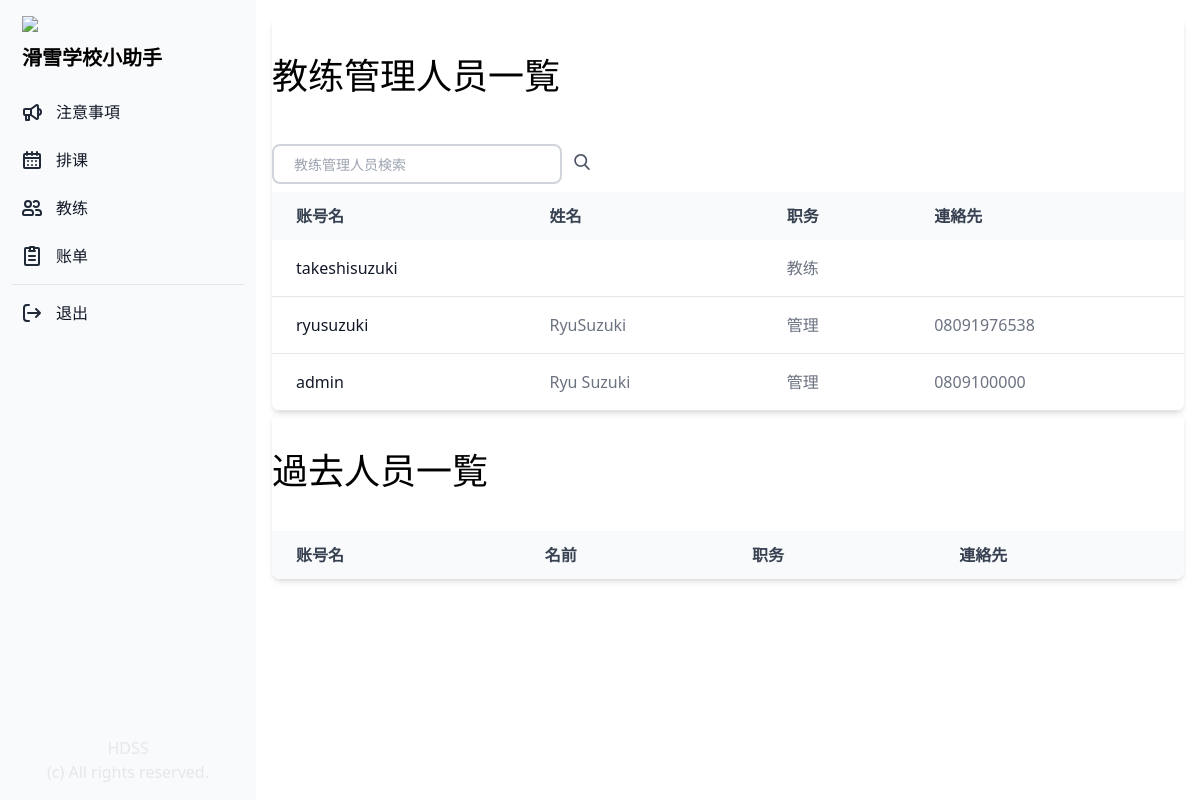
Before: /profile_list/ (signed in) with the older database file.
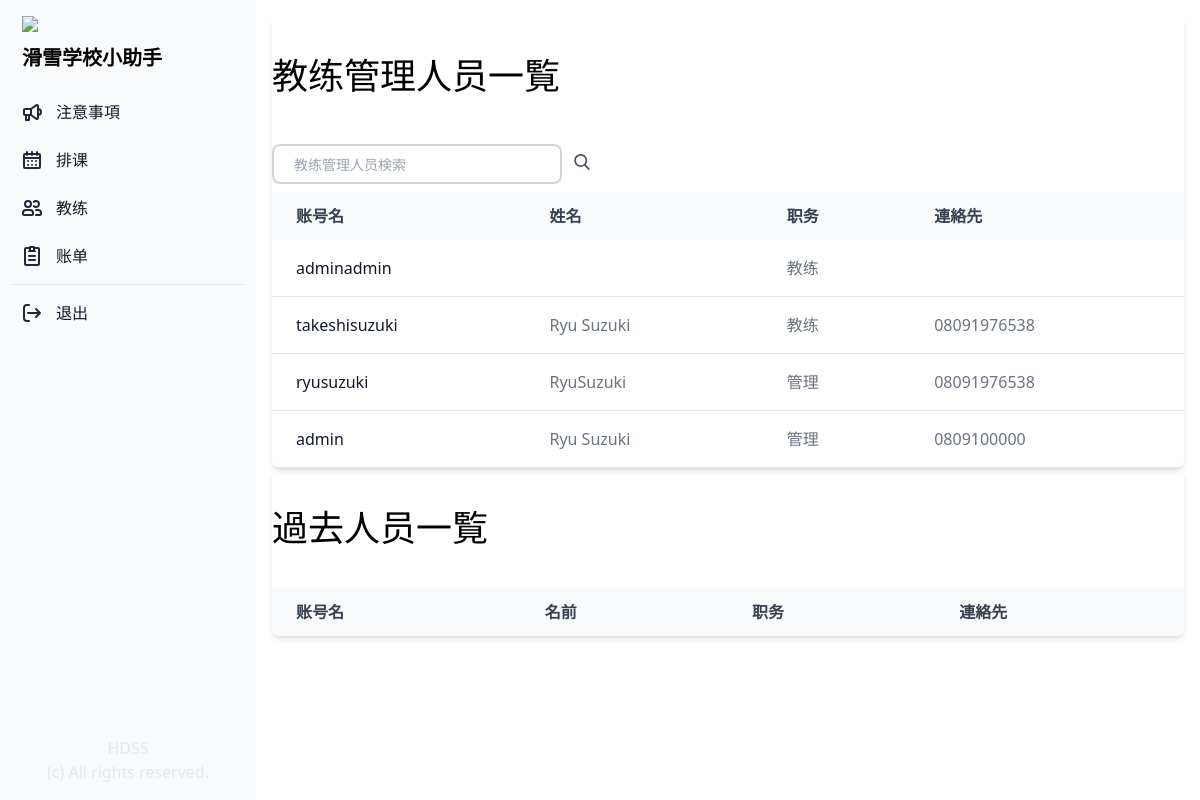
After: the same page with the newer database file.
### manager/models.py (models this page shows, shortened)
class Profile(models.Model):
    COLORS = (
        ('#808080', '灰色'),
        ('#ff6961', '赤色'),
        ('#ffb480', '橙色'),
        ('#f8f38d', '黄色'),
        ('#42d6a4', '緑色'),
        ('#08cad1', '水色'),
        ('#59adf6', '青色'),
        ('#9d94ff', '紫色'),
        ('#c780e8', '桃色'),
    )
    TYPE = (
        ('管理', '管理'),
        ('教练', '教练'),
        ('其他', '其他'),
    )
    SKI = (
        ('双板无极', '双板无极'),
        ('双板1级', '双板1级'),
        ('双板2级', '双板2级'),
        ('双板3级', '双板3级'),
        ('双板4级', '双板4级'),
    )
    SNOWBOARD = (
        ('单板无极', '单板无极'),
        ('单板1级', '单板1级'),
        ('单板2级', '单板2级'),
        ('单板3级', '单板3级'),
        ('单板4级', '单板4级'),
    )
    SKI_SYSTEM = (
        ('加拿大', '加拿大'),
        ('新西兰', '新西兰'),
        ('澳洲', '澳洲'),
        ('日本', '日本'),
        ('其他', '其他'),
        ('无', '无'),
    )
    SNOWBOARD_SYSTEM = (
        ('加拿大', '加拿大'),
        ('新西兰', '新西兰'),
        ('澳洲', '澳洲'),
        ('日本', '日本'),
        ('其他', '其他'),
        ('无', '无'),
    )
    user = models.OneToOneField(User, on_delete=models.CASCADE)
    birthday = models.DateField("生年月日", blank=True, null=True)
    color = models.CharField("教练色", max_length=30, choices=COLORS)
    contract_type = models.CharField("职务", max_length=50, choices=TYPE, default='教练')
    fullname = models.CharField("姓名", max_length=20, blank=True)
    phone = models.CharField("電話", max_length=20, blank=True)
    email = models.CharField("邮箱", max_length=50, blank=True)
    wechat = models.CharField("微信", max_length=20, blank=True)
    whatsapp = models.CharField("Whatsapp", max_length=20, blank=True)
    line = models.CharField("LINE", max_length=20, blank=True)
    ski_system = models.CharField("双板体系", max_length=50, choices=SKI_SYSTEM, default='加拿大')
    snowboard_system = models.CharField("单板体系", max_length=50, choices=SNOWBOARD_SYSTEM, default='加拿大')
    ski = models.CharField("级别", max_length=50, choices=SKI, default='双板1级')
    snowboard = models.CharField("级别", max_length=50, choices=SNOWBOARD, default='单板1级')
    accommodation = models.CharField("宿舍", max_length=20, blank=True)
    commission = models.DecimalField("提成", max_digits=10, decimal_places=2, default=0.00)
    note = models.CharField("備考", max_length=500, blank=True)
    is_active = models.BooleanField("現役中", default=True)
    date_created = models.DateTimeField("作成日", auto_now_add=True)
    updated_at = models.DateTimeField("更新日", auto_now=True)

### manager/views.py (the view)
# urls.py: path('profile_list/', views.profile_list, name="profile_list"),
@login_required(login_url='/login_user/')
def profile_list(request):
    if request.user.is_authenticated:
        profiles = Profile.objects.all().order_by('-date_created')
        contract = request.user.profile.contract_type
        if request.method == "POST":
            keyword = request.POST['keyword']
            result_list = Profile.objects.filter(fullname__contains=keyword).order_by('-date_created')
            return render(request, "profile/profile_search_list.html", {"result_list": result_list, "keyword": keyword})
        else:
            return render(request, "profile/profile_list.html", { "profiles": profiles, "contract": contract })
    else:
        return redirect('login_user')

### manager/templates/profile/profile_list.html (shortened to what this page needs)
{% extends "base.html" %}
{% block content %}
<div class="p-4 sm:ml-64">
    {% if contract == "下請け" %}
    {% else %}
    <div class="relative overflow-x-auto shadow-md sm:rounded-lg">
        <div class="px-auto">
            <h1 class="text-4xl py-10">教练管理人员一覧
            </h1>
            <form class="py-2 relative mx-auto text-gray-600" method="post">
                <input class="border-2 border-gray-300 bg-white h-10 px-5 pr-16 rounded-lg text-sm focus:outline-none"
                    type="search" name="keyword" placeholder="教练管理人员検索">
                <button type="submit" class="m-auto px-2">
                </button>
            </form>
        </div>
        <table class="w-full text-normal text-left rtl:text-right text-gray-500 dark:text-gray-400">
            <thead
                class="text-normal text-gray-700 uppercase bg-gray-50 whitespace-nowrap dark:bg-gray-700 dark:text-gray-400">
                <tr>
                    <th scope="col" class="px-6 py-3">
                        账号名
                    </th>
                    <th scope="col" class="px-6 py-3">
                        姓名
                    </th>
                    <th scope="col" class="px-6 py-3">
                        职务
                    </th>
                    <th scope="col" class="px-6 py-3">
                        連絡先
                    </th>
                </tr>
            </thead>
            <tbody>
                {% for profile in profiles %}
                {% if profile.is_active == True %}
                <tr class="border-b">
                    <th scope="row" class="pl-6 pr-3 py-4 font-medium whitespace-nowrap text-gray-900">
                        {{ profile.user }}
                    </th>
                    <td class="px-6 py-4 whitespace-nowrap">
                        {{ profile.fullname }}
                    </td>
                    <td class="px-6 py-4 whitespace-nowrap">
                        {{ profile.contract_type }}
                    </td>
                    <td class="px-6 py-4 whitespace-nowrap">
                        {{ profile.phone }}
                    </td>
                </tr>
                {% endif %}
                {% endfor %}
            </tbody>
        </table>
    </div>
    <div class="relative overflow-x-auto shadow-md sm:rounded-lg">
        <div class="px-auto">
            <h1 class="text-4xl py-10">過去人员一覧</h1>
        </div>
        <table class="w-full text-normal text-left rtl:text-right text-gray-500 dark:text-gray-400">
            <thead
                class="text-normal text-gray-700 uppercase bg-gray-50 whitespace-nowrap dark:bg-gray-700 dark:text-gray-400">
                <tr>
                    <th scope="col" class="px-6 py-3">
                        账号名
                    </th>
                    <th scope="col" class="px-6 py-3">
                        名前
                    </th>
                    <th scope="col" class="px-6 py-3">
                        职务
                    </th>
                    <th scope="col" class="px-6 py-3">
                        連絡先
                    </th>
                </tr>
            </thead>
        </table>
    </div>
    {% endif %}
</div>
{% endblock content %}

### manager/templates/base.html (shortened to what this page needs)
{% load static %}
<!doctype html>
<html lang="en">
<head>
    <script src="https://cdn.tailwindcss.com"></script>
</head>
<body>
    {% include 'components/sidebar.html' %}
    {% block content %}
    {% endblock content %}
</body>
</html>

### manager/templates/components/sidebar.html (shortened to what this page needs)
{% load static %}
<aside id="sidebar"
    class="fixed top-0 left-0 z-40 w-64 h-screen transition-transform -translate-x-full sm:translate-x-0"
    aria-label="Sidebar">
    <div class="h-full px-3 py-4 bg-gray-50 dark:bg-gray-800">
        <div class="flex flex-col h-full justify-content-end">
            <a href="{% url 'home' %}" class="flex items-center ps-2.5 mb-5">
                <span class="self-center font-semibold dark:text-white">
                    <img src="../static/images/esken_logo.png" class="mb-3" />
                    <p class="text-xl">
                        滑雪学校小助手
                    </p>
                </span>
            </a>
            <ul class="space-y-2 font-medium">
                <li>
                    <a href="{% url 'home' %}"
                        class="flex items-center p-2 text-gray-900 rounded-lg dark:text-white hover:bg-gray-100 dark:hover:bg-gray-700 group">
                        <span class="ms-3">注意事項</span>
                    </a>
                </li>
                <li>
                    <a href="{% url 'schedule' %}"
                        class="flex items-center p-2 text-gray-900 rounded-lg dark:text-white hover:bg-gray-100 dark:hover:bg-gray-700 group">
                        <span class="flex-1 ms-3 whitespace-nowrap">排课</span>
                    </a>
                </li>
                <li>
                    <a href="{% url 'profile_list' %}"
                        class="flex items-center p-2 text-gray-900 rounded-lg dark:text-white hover:bg-gray-100 dark:hover:bg-gray-700 group">
                        <span class="flex-1 ms-3 whitespace-nowrap">教练</span>
                    </a>
                </li>
                <li>
                    <a href="{% url 'commission' %}"
                        class="flex items-center p-2 text-gray-900 rounded-lg dark:text-white hover:bg-gray-100 dark:hover:bg-gray-700 group">
                        <span class="flex-1 ms-3 whitespace-nowrap">账单</span>
                    </a>
                </li>
                <hr />
                <li>
                    <a href="{% url 'logout_user' %}"
                        class="flex items-center p-2 text-gray-900 rounded-lg dark:text-white hover:bg-gray-100 dark:hover:bg-gray-700 group">
                        <span class="flex-1 ms-3 whitespace-nowrap">退出</span>
                    </a>
                </li>
            </ul>
        </div>
        <p class="absolute bottom-10 right-0 left-0 text-center text-gray-200">HDSS</p>
        <p class="absolute bottom-4 right-0 left-0 text-center text-gray-200">(c) All rights reserved.</p>
    </div>
</aside>

Changed rows visible on the page:
added Profile: user "adminadmin", contract_type "教练"
changed Profile "takeshisuzuki": fullname (not shown) → "Ryu Suzuki"; phone (not shown) → "08091976538"
